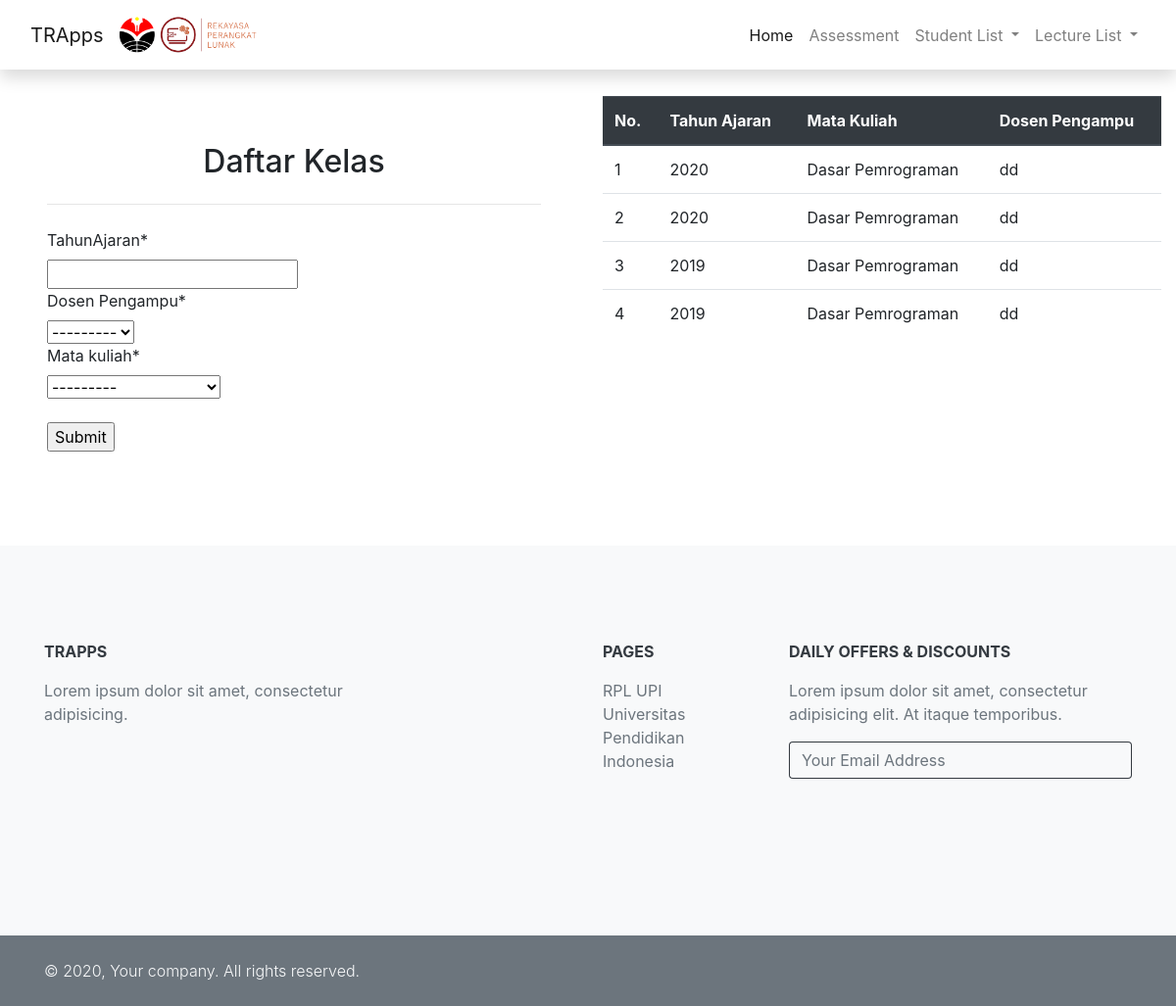
Page /classlist/ on the committed database.
### TRApps/model/tabelDosenPengampu.py (models this page shows, shortened)
class DosenPengampu (models.Model):
    tahunAjaran = models.CharField(max_length=45)
    dosen_Pengampu = models.ForeignKey(Dosen, on_delete=models.CASCADE)
    mata_kuliah = models.ForeignKey(MataKuliah, on_delete=models.CASCADE)

### TRApps/model/tabelMataKuliah.py (models this page shows)
class MataKuliah (models.Model):
    kodeMK = models.CharField(max_length=10)
    namaMK = models.CharField(max_length=45)
    def __str__(self):
        return self.namaMK

### TRApps/model/tabelDosen.py (models this page shows)
class Dosen (models.Model):
    nip_dosen = models.CharField(max_length=45)
    nama_dosen = models.CharField(max_length=45)
    def __str__(self):
        return self.nama_dosen

### TRApps/views.py (the view)
# urls.py: path('classlist/', createdosenPengampu, name = 'Kelas'),
def createdosenPengampu(request):
	context = {}
	form = DosenPengampuForm(request.POST or None)
	if form.is_valid():
		form.save()
	context['form'] = form
	context['dataset'] = DosenPengampu.objects.all()
	return render(request, "tabelDosenPengampu.html", context)

### TRApps/forms/dosenpengampuForm.py
class DosenPengampuForm(forms.ModelForm):
    helper = FormHelper()
    helper.form_tag = False
    helper.disable_csrf = True
    class Meta:
        model = DosenPengampu
        fields = [
            "tahunAjaran",
            "dosen_Pengampu",
            "mata_kuliah",
        ]

### TRApps/Templates/tabelDosenPengampu.html (shortened to what this page needs)
{% extends "layout.html" %}
{% block content %}
{% load crispy_forms_tags %}
<section class="">
    <div class="container-fluid my-5">
        <div class="row">
            <div class="p-xl-5 col-lg-6">
                <h2 style="text-align:center;">Daftar Kelas</h2>
                <hr class="my-4"/>
                <form method="POST" enctype="multipart/form-data">
                    <div class="mb-4">
                        {% crispy form %}
                    </div>
                    <input type="submit" value="Submit">
                </form>
            </div>
            <div class="col-lg-6">
                <table class="table">
                  <thead class="thead-dark">
                    <tr>
                      <th>No.</th>
                      <th>Tahun Ajaran</th>
                      <th>Mata Kuliah</th>
                      <th>Dosen Pengampu</th>
                    </tr>
                  </thead>
                {% for data in dataset %}
                <tr>
                    <td>{{ data.id }}</td>
                    <td>{{ data.tahunAjaran }}</td>
                    <td>{{ data.mata_kuliah }}</td>
                    <td>{{ data.dosen_Pengampu }}</td>
                </tr>
                {% endfor %}
              </table>
            </div>
        </div>
    </div>
</section>
{% endblock %}

### TRApps/static/css/custom.css (style rules this page uses)
.mb-4, .my-4 { margin-bottom: 1.5rem!important; }
.mt-4, .my-4 { margin-top: 1.5rem!important; }
.mt-5, .my-5 { margin-top: 3rem!important; }
.mb-5, .my-5 { margin-bottom: 3rem!important; }
.p-xl-5 { padding: 3rem!important; }

### rows in the picture
DosenPengampu: id "1", tahunAjaran "2020", mata_kuliah "Dasar Pemrograman", dosen_Pengampu "dd"
DosenPengampu: id "2", tahunAjaran "2020", mata_kuliah "Dasar Pemrograman", dosen_Pengampu "dd"
DosenPengampu: id "3", tahunAjaran "2019", mata_kuliah "Dasar Pemrograman", dosen_Pengampu "dd"
DosenPengampu: id "4", tahunAjaran "2019", mata_kuliah "Dasar Pemrograman", dosen_Pengampu "dd"
